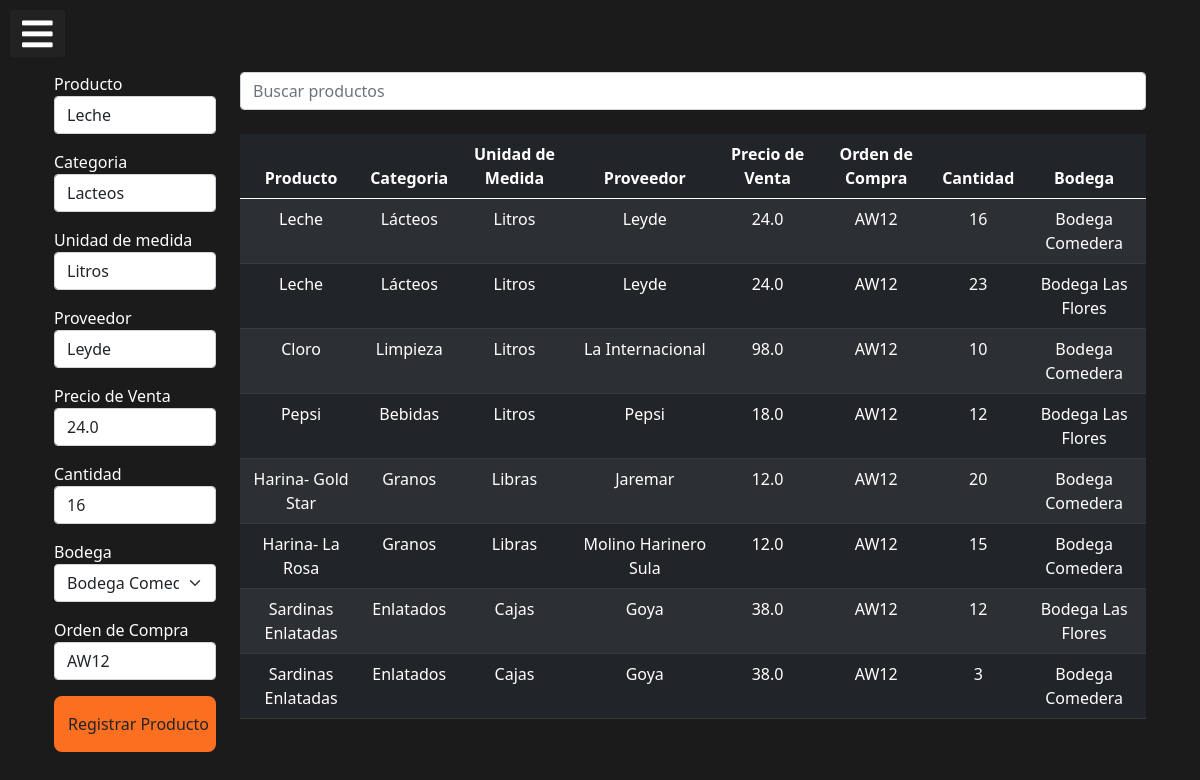
Screenshot of /inventario/nuevoProducto/1/1/modificar (signed in) with the database file from the repository.
### app_inventarioBodega/models.py (models this page shows)
class Producto(models.Model):
    CATEGORIAS = (
        ('1', 'Lácteos'),
        ('2', 'Carnes'),
        ('3', 'Bebidas'),
        ('4', 'Limpieza'),
        ('5', 'Abarrotes'),
        ('6', 'Enlatados'),
        ('7', 'Granos'),
        ('8', 'Dulces'),
        ('9', 'Otros'),
    )
    MEDIDAS = (
        ('1', 'Libras'),
        ('2', 'Kilos'),
        ('3', 'Cajas'),
        ('4', 'Docena'),
        ('5', 'Media docena'),
        ('6', 'Quintal'),
        ('7', 'Litros'),
        ('8', 'Galon'),
    )
    nombre = models.CharField(max_length=30)
    categoria = models.CharField(max_length=1, choices=CATEGORIAS, default='1')
    unidades_medidas = models.CharField(max_length=1, choices=MEDIDAS, default='1')
    proveedor = models.CharField(max_length=25, null=True, blank=True)
    precio = models.FloatField()
    ordenCompra = models.CharField(max_length=10)
    def __str__(self):
        return self.nombre

class Inventarios_Bodega(models.Model):
    bodega = models.ForeignKey(Bodega, on_delete=models.CASCADE)
    producto = models.ForeignKey(Producto, on_delete=models.CASCADE)
    stock = models.IntegerField()
    def __str__(self):
        return f'Bodega {self.bodega} - Producto {self.producto}'

class Bodega(models.Model):
    nombre = models.CharField(max_length=30)
    direccion = models.TextField()
    encargado = models.ForeignKey(Empleado, on_delete=models.CASCADE)
    def __str__(self):
        return self.nombre

### app_inventarioBodega/views.py (the view, shortened to what this page needs)
# urls.py: path('nuevoProducto/<int:id>/<int:id_bodega>/modificar', views.modificarProducto , name="modificarProducto"),
@login_required
def modificarProducto(request, id, id_bodega):
    dicti ={'p': id, 'b': id_bodega}
    p = Producto.objects.get(pk=dicti.get('p'))
    print(dicti)
    ip = get_object_or_404(Inventarios_Bodega, producto=dicti.get('p'), bodega=dicti.get('b'))
    print(ip)
    productos = Producto.objects.filter(pk=dicti.get('p'))
    inventBodegas  = Inventarios_Bodega.objects.filter(producto=dicti.get('p'))
    data = Producto.objects.all().order_by('nombre')
    bodega = Bodega.objects.all()
    inventario = Inventarios_Bodega.objects.all()
    ctx = {
        'productos': data,
        'bodega':bodega,
        'inventario':inventario,
        'p': p,
        'i': ip,
    }
    return render(request, 'bodega/nuevoProducto.html', ctx)

### app_inventarioBodega/templates/bodega/nuevoProducto.html (shortened to what this page needs)
{% extends 'base.html' %}
{% block container %}
    <div class="row">
        <div class="col-2">
            {% if p %}
                <form action="{% url 'inventario:modificarProducto' p.id i.bodega.id %}" method="post">
            {% else %}
                <form action="" method="post">
            {% endif %}
                <div class="mb-3">
                    <label for="producto">Producto</label><br>
                    <input value="{{p.nombre}}" type="text" name="nombre" id="nombre" class="form-control" autocomplete="off" required autofocus>
                </div>
                <div class="mb-3">
                    <label for="categoria">Categoria</label><br>
                    <select name="categoria" id="categoria" class="form-control">
                        <option value="1">Lacteos</option>
                    </select>
                </div>
                <div class="mb-3">
                    <label for="unidad">Unidad de medida</label><br>
                    <select  name="unidad" id="unidad" class="form-control">
                        <option value="7">Litros</option>
                    </select>
                </div>
                <div class="mb-3">
                    <label for="proveedor">Proveedor</label><br>
                    <input type="text" value="{{p.proveedor}}" name="proveedor" id="proveedor" class="form-control" required>
                </div>
                <div class="mb-3">
                    <label for="precio">Precio de Venta</label><br>
                    <input type="text" value="{{p.precio}}" step="0.01" name="precio" id="precio" class="form-control" required>
                </div>
                <div class="mb-3">
                    <label for="cantidad">Cantidad</label><br>
                    <input type="text" value="{{i.stock}}" name="cantidad" id="cantidad" class="form-control" required>
                </div>
                <div class="mb-3">
                    <label for="bodega">Bodega</label><br>
                    <select name="bodega" id="bodega" class="form-select">
                            {% if p %}
                                {% for b in bodega %}
                                    {% if b == i.bodega %}
                                        <option value="{{b.id}}" selected>{{b.nombre}}</option>
                                    {% endif %}
                                {% endfor %}
                            {% else %}
                                {% for b in bodega %}
                                    <option value="{{b.id}}">{{b.nombre}}</option>
                                {% endfor %}
                            {% endif %}
                    </select>
                </div>
                <div class="mb-3">
                    <label for="ordenCompra">Orden de Compra</label><br>
                    <input type="text" value="{{p.ordenCompra}}" name="ordenCompra" id="ordenCompra" class="form-control" required>
                </div>
                <div class="mb-3">
                    <input type="submit" class="btn cards" value="Registrar Producto">
                </div>
            </form>
        </div>
        <div class="col-10">
            <form action="{% url 'inventario:nuevoProducto' %}" method="get">
                <input type="search" name="q" value="{{ q|default_if_none:'' }}" class="form-control" autocomplete="off" placeholder="Buscar productos">
            </form><br>
            <table class="table table-hover table-dark table-striped">
                <thead>
                    <tr>
                        <th class="text-center">Producto</th>
                        <th class="text-center">Categoria</th>
                        <th class="text-center">Unidad de Medida</th>
                        <th class="text-center">Proveedor</th>
                        <th class="text-center">Precio de Venta</th>
                        <th class="text-center">Orden de Compra</th>
                        <th class="text-center">Cantidad</th>
                        <th class="text-center">Bodega</th>
                    </tr>
                </thead>
                <tbody>
                    {% for i in inventario %}
                        <tr data-href="{% url 'inventario:modificarProducto' i.producto.id i.bodega.id %}" style="cursor: pointer;">
                            {% if q %}
                                {% for p in productos  %}
                                    {% if p.id == i.producto.id  %}
                                        <td class="text-center">{{p.nombre}}</td>
                                        <td class="text-center">{{p.get_categoria_display}}</td>
                                        <td class="text-center">{{p.get_unidades_medidas_display}}</td>
                                        <td class="text-center">{{p.proveedor}}</td>
                                        <td class="text-center">{{p.precio}}</td>
                                        <td class="text-center">{{p.ordenCompra}}</td>
                                        <td class="text-center">{{i.stock}}</td>
                                        <td class="text-center">{{i.bodega}}</td>
                                    {% endif %}
                                {% endfor %}
                            {% else %}
                                {% for p in productos  %}
                                    {% if p.id == i.producto.id  %}
                                        <td class="text-center">{{p.nombre}}</td>
                                        <td class="text-center">{{p.get_categoria_display}}</td>
                                        <td class="text-center">{{p.get_unidades_medidas_display}}</td>
                                        <td class="text-center">{{p.proveedor}}</td>
                                        <td class="text-center">{{p.precio}}</td>
                                        <td class="text-center">{{p.ordenCompra}}</td>
                                        <td class="text-center">{{i.stock}}</td>
                                        <td class="text-center">{{i.bodega}}</td>
                                    {% endif %}
                                {% endfor %}
                            {% endif %}
                        </tr>
                    {% empty %}
                        <tr>
                            <td colspan="10" class="text-danger text-center">No se encontraron resultados</td>
                        </tr>
                    {% endfor %}
                </tbody>
            </table>
        </div>
    </div>
{% endblock %}

### app_inventarioBodega/static/inventario/css/cssLogin.css (style rules this page uses)
body, html { margin: 0; padding: 0; height: 100%; background: #1b1b1b; }

### app_inventarioBodega/static/inventario/css/style.css (style rules this page uses)
body, html { background-color: #1B1B1B; color: #FFFFFF; text-decoration: none; }
* { list-style: none; text-decoration: none; }
.cards { width: 100%; height: 3.5rem; border-radius: 8px; background-color: #FC6E20; padding: 13px; }

### rows the page displays
Producto: nombre "Leche", proveedor "Leyde", precio "24.0", ordenCompra "AW12", categoria "Lácteos", unidades_medidas "Litros"
Inventarios_Bodega: cantidad "16", stock "16", bodega "Bodega Comedera"
Inventarios_Bodega: stock "23", bodega "Bodega Las Flores"
Inventarios_Bodega: stock "10", bodega "Bodega Comedera"
Producto: nombre "Cloro", categoria "Limpieza", unidades_medidas "Litros", proveedor "La Internacional", precio "98.0", ordenCompra "AW12"
Inventarios_Bodega: stock "12", bodega "Bodega Las Flores"
Producto: nombre "Pepsi", categoria "Bebidas", unidades_medidas "Litros", proveedor "Pepsi", precio "18.0", ordenCompra "AW12"
Inventarios_Bodega: stock "20", bodega "Bodega Comedera"
Producto: nombre "Harina- Gold Star", categoria "Granos", unidades_medidas "Libras", proveedor "Jaremar", precio "12.0", ordenCompra "AW12"
Inventarios_Bodega: stock "15", bodega "Bodega Comedera"
Producto: nombre "Harina- La Rosa", categoria "Granos", unidades_medidas "Libras", proveedor "Molino Harinero Sula", precio "12.0", ordenCompra "AW12"
Inventarios_Bodega: stock "12", bodega "Bodega Las Flores"
Producto: nombre "Sardinas Enlatadas", categoria "Enlatados", unidades_medidas "Cajas", proveedor "Goya", precio "38.0", ordenCompra "AW12"
Inventarios_Bodega: stock "3", bodega "Bodega Comedera"

### other values shown
form field bodega "Bodega Comedera"
